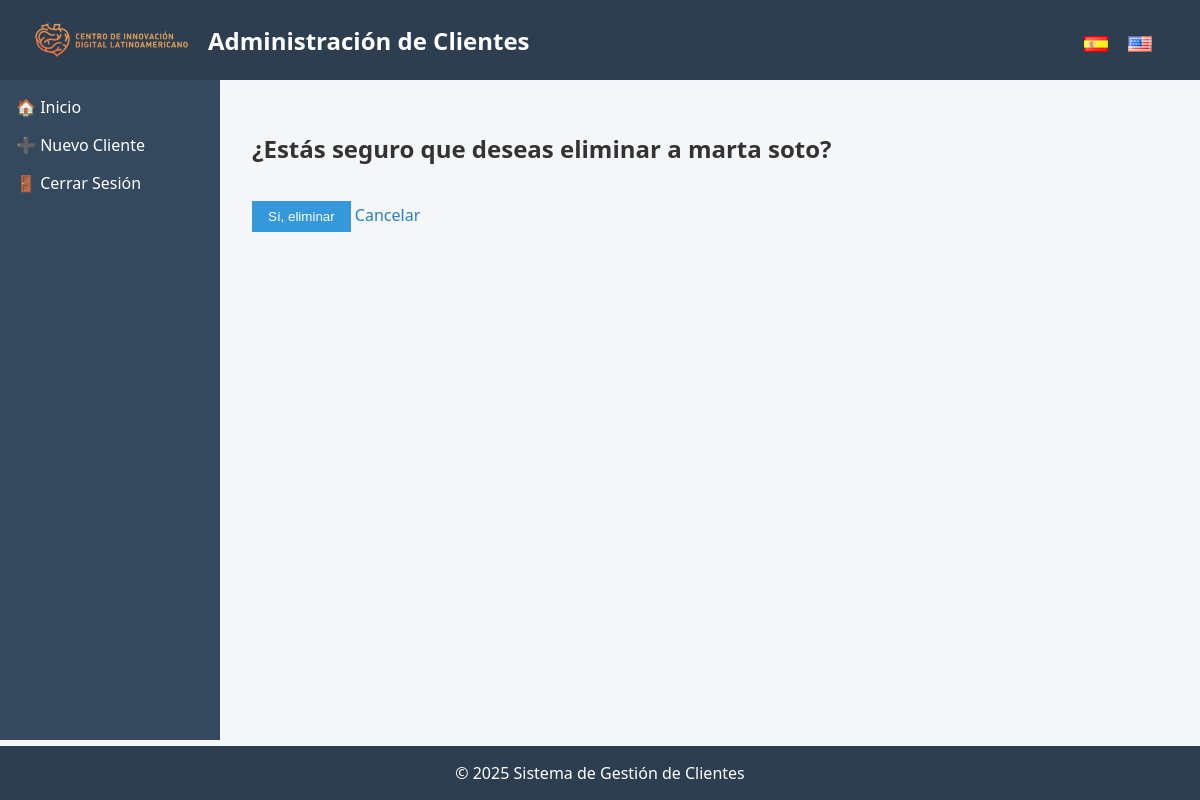
/es/eliminar/2/ (signed in), run on an earlier commit of the app's database.
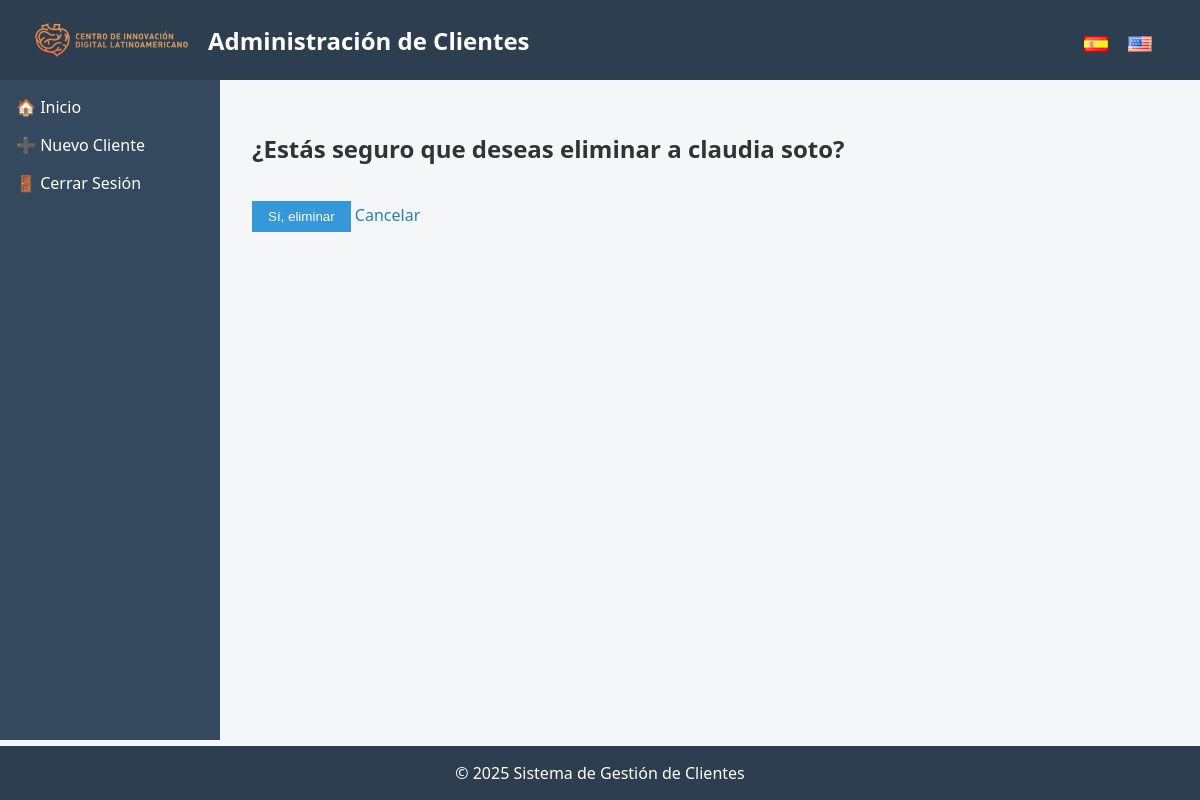
And on a later commit of the database.
### clientes/models.py (models this page shows, shortened)
class Cliente(models.Model):
    ESTADOS = [
        ('Activo', 'Activo'),
        ('Inactivo', 'Inactivo'),
    ]
    nombre = models.CharField(max_length=100, verbose_name=_("Nombre"))
    rut = models.CharField(max_length=20, unique=True, verbose_name=_("Rut"))
    email = models.EmailField()
    telefono = models.CharField(max_length=20, verbose_name=_("Teléfono"))
    fecha_registro = models.DateField(auto_now_add=True)
    estado = models.CharField(max_length=10, choices=ESTADOS, verbose_name=_("Estado"))
    observacion = models.TextField(blank=True, verbose_name=_("Observación"))

### clientes/views.py (the view)
# urls.py: path('eliminar/<int:pk>/', views.eliminar_cliente, name='eliminar_cliente'),
@login_required
def eliminar_cliente(request, pk):
    cliente = get_object_or_404(Cliente, pk=pk)
    if request.method == 'POST':
        cliente.delete()
        return redirect('lista_clientes')
    return render(request, 'clientes/confirmar_eliminar.html', {'cliente': cliente})

### clientes/templates/clientes/confirmar_eliminar.html (shortened to what this page needs)
{% extends 'layout.html' %}
{% load i18n %}
{% block content %}
<h2>{% trans "¿Estás seguro que deseas eliminar a" %} {{ cliente.nombre }}?</h2>
<form method="post">
  <button type="submit">Sí, eliminar</button>
  <a href="{% url 'lista_clientes' %}">{% trans "Cancelar" %}</a>
</form>
{% endblock %}

What changed in the data, as far as the page shows it:
changed Cliente: nombre "marta soto" → "claudia soto"
